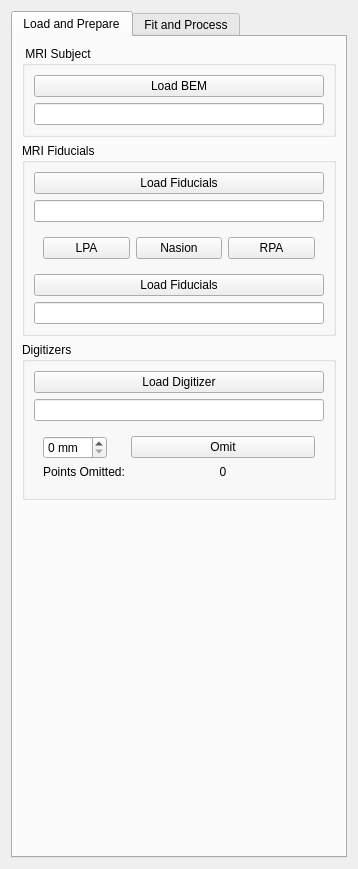
<?xml version="1.0" encoding="UTF-8"?>
<ui version="4.0">
 <class>CoregViewWidget</class>
 <widget class="QWidget" name="CoregViewWidget">
  <property name="geometry">
   <rect>
    <x>0</x>
    <y>0</y>
    <width>358</width>
    <height>869</height>
   </rect>
  </property>
  <property name="windowTitle">
   <string>HPI Setup</string>
  </property>
  <layout class="QVBoxLayout" name="verticalLayout">
   <item>
    <widget class="QTabWidget" name="m_qTabWidget">
     <property name="currentIndex">
      <number>0</number>
     </property>
     <widget class="QWidget" name="m_qTab_LoadPrepare">
      <attribute name="title">
       <string>Load and Prepare</string>
      </attribute>
      <layout class="QVBoxLayout" name="verticalLayout_6">
       <item>
        <widget class="QGroupBox" name="m_qGroupBox_MriSubject">
         <property name="title">
          <string> MRI Subject</string>
         </property>
         <layout class="QVBoxLayout" name="verticalLayout_2">
          <item>
           <widget class="QPushButton" name="m_qPushButton_BemFileDialog">
            <property name="text">
             <string>Load BEM</string>
            </property>
           </widget>
          </item>
          <item>
           <widget class="QLineEdit" name="m_qLineEdit_BemFileName">
            <property name="minimumSize">
             <size>
              <width>140</width>
              <height>0</height>
             </size>
            </property>
           </widget>
          </item>
         </layout>
        </widget>
       </item>
       <item>
        <widget class="QGroupBox" name="m_qGroupBox_Fiducials">
         <property name="title">
          <string>MRI Fiducials</string>
         </property>
         <layout class="QVBoxLayout" name="verticalLayout_4">
          <item>
           <widget class="QPushButton" name="m_qPushButton_FidFileDialog">
            <property name="text">
             <string>Load Fiducials</string>
            </property>
           </widget>
          </item>
          <item>
           <widget class="QLineEdit" name="m_qLineEdit_FidFileName">
            <property name="minimumSize">
             <size>
              <width>140</width>
              <height>0</height>
             </size>
            </property>
           </widget>
          </item>
          <item>
           <widget class="QWidget" name="m_qWidget_PickFiducials" native="true">
            <layout class="QHBoxLayout" name="horizontalLayout">
             <item>
              <widget class="QPushButton" name="m_qPushButton_PickLPA">
               <property name="text">
                <string>LPA</string>
               </property>
              </widget>
             </item>
             <item>
              <widget class="QPushButton" name="m_qPushButton_PickNas">
               <property name="text">
                <string>Nasion</string>
               </property>
              </widget>
             </item>
             <item>
              <widget class="QPushButton" name="m_qPushButton_PickRPA">
               <property name="text">
                <string>RPA</string>
               </property>
              </widget>
             </item>
            </layout>
           </widget>
          </item>
          <item>
           <widget class="QPushButton" name="m_qPushButton_FidStoreFileDialog">
            <property name="text">
             <string>Load Fiducials</string>
            </property>
           </widget>
          </item>
          <item>
           <widget class="QLineEdit" name="m_qLineEdit_FidStoreFileName">
            <property name="minimumSize">
             <size>
              <width>140</width>
              <height>0</height>
             </size>
            </property>
           </widget>
          </item>
         </layout>
        </widget>
       </item>
       <item>
        <widget class="QGroupBox" name="m_qGroupBox_Digitizer">
         <property name="title">
          <string>Digitizers</string>
         </property>
         <layout class="QVBoxLayout" name="verticalLayout_3">
          <item>
           <widget class="QPushButton" name="m_qPushButton_DigFileDialog">
            <property name="text">
             <string>Load Digitizer</string>
            </property>
           </widget>
          </item>
          <item>
           <widget class="QLineEdit" name="m_qLineEdit_DigFileName">
            <property name="minimumSize">
             <size>
              <width>140</width>
              <height>0</height>
             </size>
            </property>
           </widget>
          </item>
          <item>
           <widget class="QWidget" name="m_qWidget_Discard" native="true">
            <layout class="QFormLayout" name="formLayout">
             <item row="0" column="0">
              <widget class="QSpinBox" name="m_qSpinBox_Discard">
               <property name="suffix">
                <string> mm</string>
               </property>
              </widget>
             </item>
             <item row="0" column="1">
              <widget class="QPushButton" name="m_qPushButton_Omit">
               <property name="text">
                <string>Omit</string>
               </property>
              </widget>
             </item>
             <item row="1" column="0">
              <widget class="QLabel" name="m_qLabel_Text">
               <property name="text">
                <string>Points Omitted:</string>
               </property>
              </widget>
             </item>
             <item row="1" column="1">
              <widget class="QLabel" name="m_qLabel_NOmitted">
               <property name="text">
                <string>0</string>
               </property>
               <property name="alignment">
                <set>Qt::AlignCenter</set>
               </property>
              </widget>
             </item>
            </layout>
           </widget>
          </item>
         </layout>
        </widget>
       </item>
       <item>
        <spacer name="verticalSpacer_2">
         <property name="orientation">
          <enum>Qt::Vertical</enum>
         </property>
         <property name="sizeHint" stdset="0">
          <size>
           <width>20</width>
           <height>40</height>
          </size>
         </property>
        </spacer>
       </item>
      </layout>
     </widget>
     <widget class="QWidget" name="m_qTab_FitProcess">
      <attribute name="title">
       <string>Fit and Process</string>
      </attribute>
      <layout class="QVBoxLayout" name="verticalLayout_8">
       <item>
        <widget class="QGroupBox" name="m_qGroupBox_FittingOptions">
         <property name="title">
          <string>Fitting Options</string>
         </property>
         <layout class="QVBoxLayout" name="verticalLayout_5">
          <item>
           <widget class="QCheckBox" name="checkBox">
            <property name="text">
             <string>Apply automatic scaling</string>
            </property>
            <property name="tristate">
             <bool>false</bool>
            </property>
           </widget>
          </item>
          <item>
           <widget class="QWidget" name="m_qWidget_IcpIterations" native="true">
            <layout class="QFormLayout" name="formLayout_3">
             <item row="0" column="0">
              <widget class="QLabel" name="label_5">
               <property name="text">
                <string>ICP iterations (max):</string>
               </property>
              </widget>
             </item>
             <item row="0" column="1">
              <widget class="QSpinBox" name="spinBox"/>
             </item>
             <item row="1" column="0">
              <widget class="QLabel" name="label_6">
               <property name="text">
                <string>Convergence Limit:</string>
               </property>
              </widget>
             </item>
             <item row="1" column="1">
              <widget class="QDoubleSpinBox" name="m_qDoubleSpinBox_Converge">
               <property name="suffix">
                <string> mm</string>
               </property>
               <property name="decimals">
                <number>4</number>
               </property>
               <property name="singleStep">
                <double>0.000100000000000</double>
               </property>
               <property name="value">
                <double>0.000100000000000</double>
               </property>
              </widget>
             </item>
            </layout>
           </widget>
          </item>
          <item>
           <widget class="QWidget" name="m_qWidget_Weigths" native="true">
            <layout class="QGridLayout" name="gridLayout">
             <item row="0" column="1">
              <widget class="QLabel" name="label_7">
               <property name="text">
                <string>LPA: </string>
               </property>
               <property name="alignment">
                <set>Qt::AlignCenter</set>
               </property>
              </widget>
             </item>
             <item row="1" column="1">
              <widget class="QLineEdit" name="m_qLineEdit_LpaWeight">
               <property name="text">
                <string>1.0</string>
               </property>
               <property name="alignment">
                <set>Qt::AlignCenter</set>
               </property>
              </widget>
             </item>
             <item row="0" column="2">
              <widget class="QLabel" name="label_9">
               <property name="text">
                <string>Nasion: </string>
               </property>
               <property name="alignment">
                <set>Qt::AlignCenter</set>
               </property>
              </widget>
             </item>
             <item row="1" column="2">
              <widget class="QLineEdit" name="m_qLineEdit_NasWeight">
               <property name="text">
                <string>10.0</string>
               </property>
               <property name="alignment">
                <set>Qt::AlignCenter</set>
               </property>
              </widget>
             </item>
             <item row="1" column="3">
              <widget class="QLineEdit" name="m_qLineEdit_RpaWeight">
               <property name="text">
                <string>1.0</string>
               </property>
               <property name="alignment">
                <set>Qt::AlignCenter</set>
               </property>
              </widget>
             </item>
             <item row="0" column="3">
              <widget class="QLabel" name="label_8">
               <property name="text">
                <string>RPA: </string>
               </property>
               <property name="alignment">
                <set>Qt::AlignCenter</set>
               </property>
              </widget>
             </item>
            </layout>
           </widget>
          </item>
          <item>
           <widget class="QPushButton" name="m_qPushButton_FitFiducials">
            <property name="text">
             <string>Fit Fiducials</string>
            </property>
           </widget>
          </item>
          <item>
           <widget class="QPushButton" name="m_qPushButton_FitICP">
            <property name="text">
             <string>Fit ICP</string>
            </property>
           </widget>
          </item>
         </layout>
        </widget>
       </item>
       <item>
        <widget class="QGroupBox" name="m_qGroupBox_Scaling">
         <property name="title">
          <string>Scaling</string>
         </property>
         <layout class="QVBoxLayout" name="verticalLayout_7">
          <item>
           <widget class="QWidget" name="m_qWidgetScling" native="true">
            <layout class="QFormLayout" name="formLayout_2">
             <item row="1" column="0">
              <widget class="QLabel" name="label_2">
               <property name="text">
                <string>X:</string>
               </property>
              </widget>
             </item>
             <item row="1" column="1">
              <widget class="QSpinBox" name="m_qSpinBox_X">
               <property name="suffix">
                <string> %</string>
               </property>
               <property name="prefix">
                <string/>
               </property>
               <property name="maximum">
                <number>500</number>
               </property>
               <property name="value">
                <number>100</number>
               </property>
              </widget>
             </item>
             <item row="2" column="0">
              <widget class="QLabel" name="label_3">
               <property name="text">
                <string>Y:</string>
               </property>
              </widget>
             </item>
             <item row="2" column="1">
              <widget class="QSpinBox" name="m_qSpinBox_Y">
               <property name="suffix">
                <string> %</string>
               </property>
               <property name="prefix">
                <string/>
               </property>
               <property name="maximum">
                <number>500</number>
               </property>
               <property name="value">
                <number>100</number>
               </property>
              </widget>
             </item>
             <item row="3" column="0">
              <widget class="QLabel" name="label_4">
               <property name="text">
                <string>Z:</string>
               </property>
              </widget>
             </item>
             <item row="3" column="1">
              <widget class="QSpinBox" name="m_qSpinBox_Z">
               <property name="suffix">
                <string> %</string>
               </property>
               <property name="prefix">
                <string/>
               </property>
               <property name="maximum">
                <number>500</number>
               </property>
               <property name="value">
                <number>100</number>
               </property>
              </widget>
             </item>
             <item row="0" column="0">
              <widget class="QLabel" name="label">
               <property name="text">
                <string>Scaling Mode:</string>
               </property>
              </widget>
             </item>
             <item row="0" column="1">
              <widget class="QComboBox" name="m_qComboBox_ScalingMode">
               <item>
                <property name="text">
                 <string>None</string>
                </property>
               </item>
               <item>
                <property name="text">
                 <string>Uniform</string>
                </property>
               </item>
               <item>
                <property name="text">
                 <string>3-Axis</string>
                </property>
               </item>
              </widget>
             </item>
            </layout>
           </widget>
          </item>
          <item>
           <widget class="QPushButton" name="m_qPushButton_ApplyScaling">
            <property name="text">
             <string>Apply Scaling</string>
            </property>
           </widget>
          </item>
         </layout>
        </widget>
       </item>
       <item>
        <widget class="QGroupBox" name="m_qGroupBox_Results">
         <property name="title">
          <string>Results and Adjustment</string>
         </property>
         <layout class="QGridLayout" name="gridLayout_2">
          <item row="0" column="1">
           <widget class="QLabel" name="label_13">
            <property name="text">
             <string>Translation [mm]</string>
            </property>
           </widget>
          </item>
          <item row="0" column="2">
           <widget class="QLabel" name="label_14">
            <property name="text">
             <string>Rotation  [°]</string>
            </property>
           </widget>
          </item>
          <item row="1" column="0">
           <widget class="QLabel" name="label_10">
            <property name="text">
             <string>X: </string>
            </property>
           </widget>
          </item>
          <item row="1" column="1">
           <widget class="QLineEdit" name="m_qLineEdit_TransX"/>
          </item>
          <item row="1" column="2">
           <widget class="QLineEdit" name="m_qLineEdit_RotX"/>
          </item>
          <item row="2" column="0">
           <widget class="QLabel" name="label_11">
            <property name="text">
             <string>Y: </string>
            </property>
           </widget>
          </item>
          <item row="2" column="1">
           <widget class="QLineEdit" name="m_qLineEdit_TransY"/>
          </item>
          <item row="2" column="2">
           <widget class="QLineEdit" name="m_qLineEdit_RotY"/>
          </item>
          <item row="3" column="0">
           <widget class="QLabel" name="label_12">
            <property name="text">
             <string>Z: </string>
            </property>
           </widget>
          </item>
          <item row="3" column="1">
           <widget class="QLineEdit" name="m_qLineEdit_TransZ"/>
          </item>
          <item row="3" column="2">
           <widget class="QLineEdit" name="m_qLineEdit_RotZ"/>
          </item>
         </layout>
        </widget>
       </item>
       <item>
        <widget class="QGroupBox" name="m_qGroupBox_StoreTrans">
         <property name="title">
          <string>Store Transformation</string>
         </property>
         <layout class="QHBoxLayout" name="horizontalLayout_2">
          <item>
           <widget class="QLineEdit" name="m_qLineEdit_TransFileStore">
            <property name="text">
             <string>*-trans.fif</string>
            </property>
           </widget>
          </item>
          <item>
           <widget class="QPushButton" name="m_qPushButton_TransFileStoreDialaog">
            <property name="text">
             <string>Store Transformation</string>
            </property>
           </widget>
          </item>
         </layout>
        </widget>
       </item>
       <item>
        <spacer name="verticalSpacer">
         <property name="orientation">
          <enum>Qt::Vertical</enum>
         </property>
         <property name="sizeHint" stdset="0">
          <size>
           <width>20</width>
           <height>40</height>
          </size>
         </property>
        </spacer>
       </item>
      </layout>
     </widget>
    </widget>
   </item>
  </layout>
 </widget>
 <resources/>
 <connections/>
</ui>
